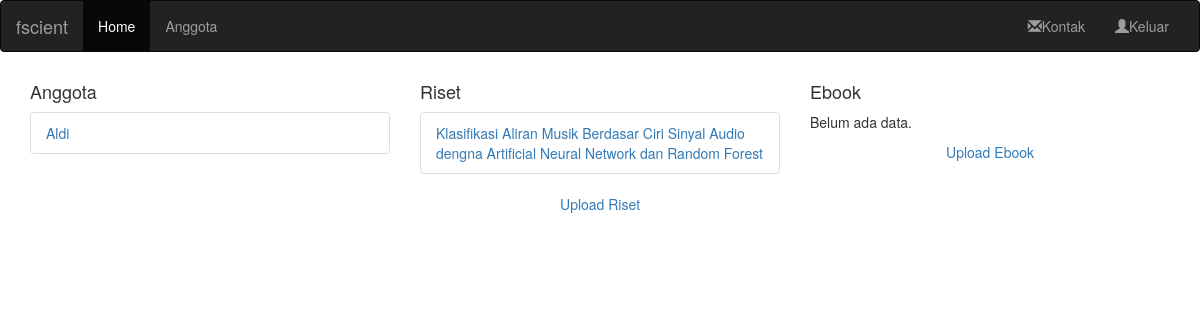
The app's page / (signed in) with its own data.
### mahasiswa/models.py (models this page shows, shortened)
class Profile(models.Model):
    created = models.DateTimeField(auto_now_add=True)
    user 	= models.OneToOneField(User, on_delete=models.CASCADE)
    bio = models.TextField(max_length=500, blank=True)
    location = models.CharField(max_length=30, blank=True)
    first_name = models.CharField(max_length=100, blank=True)
    last_name = models.CharField(max_length=100, blank=True)
    email_address = models.EmailField()
    noreg = models.CharField(max_length=100, blank=True)
    angkatan = models.CharField(max_length=100, blank=True)
    peminatan = models.CharField(max_length=100, blank=True)
    class Meta:
        ordering = ('created',)

class Journal(models.Model):
    created         = models.DateTimeField(auto_now_add=True)
    description = models.CharField(max_length=255, blank=True)
    journal = models.FileField(upload_to='journal/')
    uploaded_at = models.DateTimeField(auto_now_add=True)

### mahasiswa/views.py (the view)
# urls.py: url(r'^$', views.index, name='index'),
def index(request):
    document_list  = Document.objects.all()
    mahasiswa_list  = Profile.objects.all()
    journal_list  = Journal.objects.all()
    context = {'latest_question_list': mahasiswa_list,'latest_document_list': document_list,'latest_journal_list': journal_list}
    return render(request, 'mahasiswa/index.html', context)

### mahasiswa/templates/mahasiswa/index.html (shortened to what this page needs)
{% extends 'mahasiswa/base.html' %}
  {% block content %}
  <div class="container">
    <div class="row">
      <div class="col-sm-4">
      {% load static %}
        <h4>Anggota</h4>
  		{% if latest_question_list %}
  	    <ul class="list-group">
  	    {% for q in latest_question_list %}
  	        <li class="list-group-item"><a href="/profile/{{ q.id }}/">{{ q.user }}</a></li>
  	    {% endfor %}
  		</ul>
  		{% else %}
  			<p>Belum ada data.</p>
  		{% endif %}
      </div>
      <div class="col-sm-4">
        <h4>Riset</h4>
      {% if latest_journal_list %}
        <ul class="list-group">
        {% for q in latest_journal_list %}
            <li class="list-group-item"><a href="{% static q.journal %}">  {{ q.description }}</a></li>
        {% endfor %}
      </ul>
      {% else %}
        <p>Belum ada data.</p>
      {% endif %}
          <p align="center"><a href="{% url 'journal_form_upload' %}">Upload Riset</a></p>
      </div>
      <div class="col-sm-4">
        <h4>Ebook</h4>
      {% if latest_document_list %}
        <ul class="list-group">
        {% for q in latest_document_list %}
            <li class="list-group-item"><a href="{% static q.document %}">  {{ q.description }}</a></li>
        {% endfor %}
      </ul>
      {% else %}
        <p>Belum ada data.</p>
      {% endif %}
          <p align="center"><a href="{% url 'model_form_upload' %}">Upload Ebook</a></p>
      </div>
    </div>
  </div>
<br/>
<br/>
<br/>
  {% endblock %}

### records on screen
Profile: user "Aldi"
Journal: description "Klasifikasi Aliran Musik Berdasar Ciri Sinyal Audio dengna Artificial Neural Network dan Random Forest"
